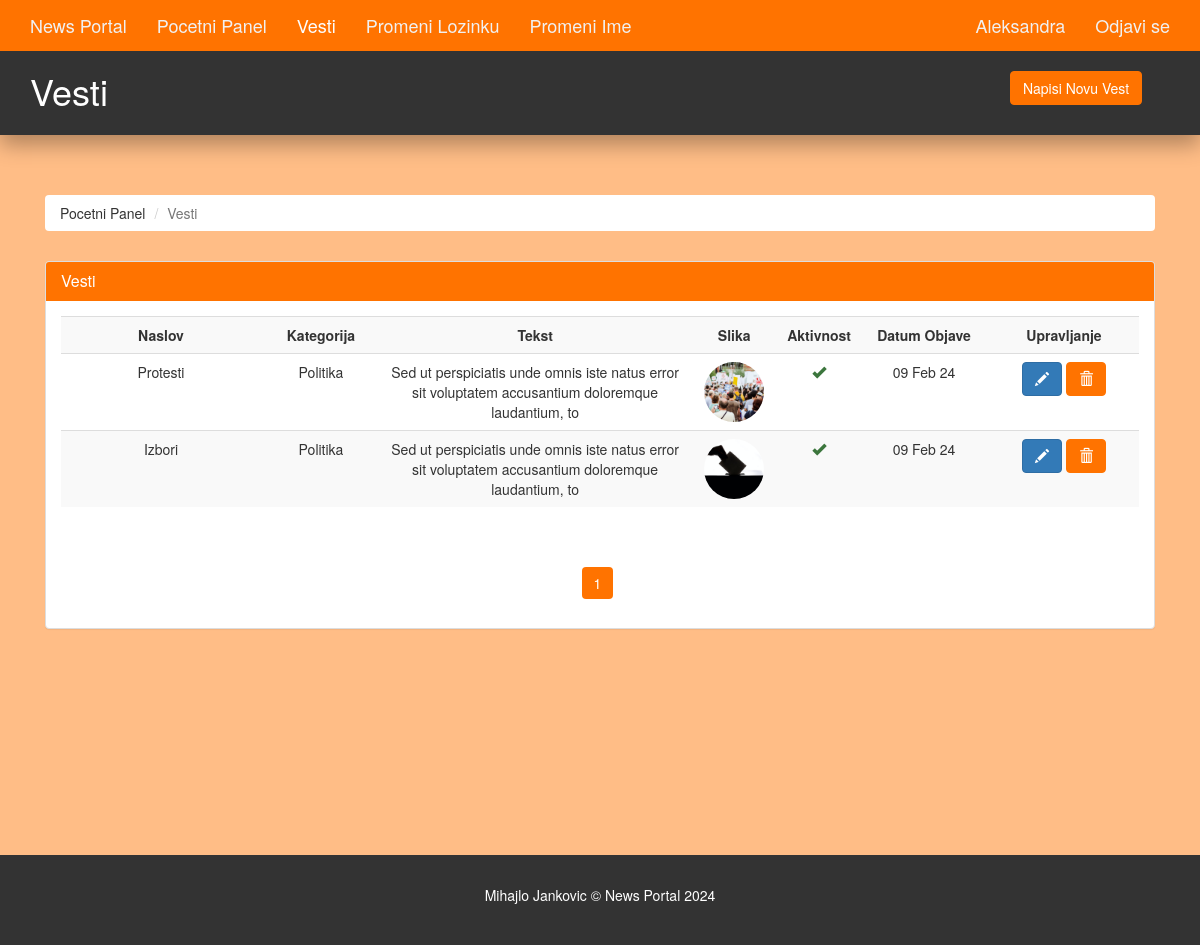
Screenshot of /author/articles.php (signed in) with the database file from the repository.
### tables this page shows
CREATE TABLE `article` (
  `article_id` int NOT NULL,
  `category_id` int NOT NULL,
  `author_id` int NOT NULL,
  `article_title` varchar(250) NOT NULL,
  `article_image` varchar(200) NOT NULL,
  `article_description` text NOT NULL,
  `article_date` date NOT NULL,
  `article_trend` tinyint NOT NULL,
  `article_active` tinyint NOT NULL,
  `likes` int DEFAULT '0',
  `article_hashtags` varchar(255) NOT NULL DEFAULT '',
  `dislikes` int DEFAULT '0'
);

CREATE TABLE `category` (
  `category_id` int NOT NULL,
  `category_name` varchar(45) NOT NULL,
  `category_color` varchar(35) NOT NULL,
  `category_image` varchar(250) NOT NULL,
  `category_description` varchar(350) NOT NULL
);

### author/articles.php (the view, shortened to what this page needs)
<?php
  require('./includes/nav.inc.php');
?>
<section id="breadcrumb">
  <div class="container">
    <ol class="breadcrumb">
      <li><a href="./index.php">Pocetni Panel</a></li>
      <li class="active">Vesti</li>
    </ol>
  </div>
</section>
<section id="main">
  <div class="container">
    <div class="col-md-12">
      <?php
       $limit = 10;
       $page = isset($_GET['page']) ? $_GET['page'] : 1;
       $offset = ($page - 1) * $limit;
       $sql = "SELECT article.article_title,
               article.article_id,
               article.article_date,
               article.article_image,
               article.article_active,
               article.article_description,
               category.category_name
               FROM article, category
               WHERE article.author_id = {$author_id}
               AND article.category_id = category.category_id
               ORDER BY article.article_date DESC, article.article_id DESC
               LIMIT {$offset}, {$limit}";
       $result = mysqli_query($con, $sql);
       $row = mysqli_num_rows($result);
      ?>
      <div class="panel panel-default">
        <div class="panel-heading main-color-bg">
          <h3 class="panel-title">Vesti</h3>
        </div>
        <div class="panel-body">
          <table class="table table-striped table-hover article-table">
            <tr>
              <th style="min-width: 200px">Naslov</th>
              <th style="min-width: 120px">Kategorija</th>
              <th style="min-width: 250px">Tekst</th>
              <th style="min-width: 90px">Slika</th>
              <th style="min-width: 50px">Aktivnost</th>
              <th style="min-width: 130px">Datum Objave</th>
              <th style="min-width: 150px">Upravljanje</th>
            </tr>
            <?php
                if($row > 0) {
                  while($data = mysqli_fetch_assoc($result)) {
                    $category_name = $data['category_name'];
                    $article_id = $data['article_id'];
                    $article_title = $data['article_title'];
                    $article_desc = $data['article_description'];
                    $article_image = $data['article_image'];
                    $article_date = $data['article_date'];
                    $article_active = $data['article_active'];
                    $article_desc = substr($article_desc,0,100);
                    $article_date = date("d M y",strtotime($article_date));
                    echo '
                      <tr>
                        <td>
                          '.$article_title.'
                        </td>
                        <td>
                          '.$category_name.'
                        </td>
                        <td>
                          '.$article_desc.'
                        </td>
                        <td>
                          <img src="../assets/images/articles/'.$article_image.'" />
                        </td>
                        <td>';
                        if($article_active > 0) {
                          echo '<span class="glyphicon glyphicon-ok text-success"></span>';
                        }
                        else {
                          echo '<span class="glyphicon glyphicon-remove text-danger"></span>';
                        }
                        echo '
                        </td>
                        <td>
                          '.$article_date.'
                        </td>
                        <td>
                          <a class="btn btn-primary" href="./edit-article.php?id='.$article_id.'">
                            <span class="glyphicon glyphicon-pencil"></span>
                          </a>
                          <a class="btn btn-danger" href="javascript:deleteConfirm('.$article_id.')">
                            <span class="glyphicon glyphicon-trash"></span>
                          </a>
                        </td>
                      </tr>
                    ';
                  }
                }
              ?>
          </table>
        </div>
        <div class="text-center">
          <ul class="pagination pg-red">
            <?php
              $paginationQuery = "SELECT * FROM article WHERE author_id = $author_id ";
              $paginationResult = mysqli_query($con, $paginationQuery);
              if(mysqli_num_rows($paginationResult) > 0) {
                $total_articles = mysqli_num_rows($paginationResult);
                $total_page = ceil($total_articles / $limit);
                for($i = 1; $i <= $total_page; $i++) {
                  $active = "";
                  if($i == $page) {
                    $active = "active";
                  }
                  echo '<li class="page-item '.$active.'"><a href="./articles.php?page='.$i.'" class="page-link">'.$i.'</a></li>';
                }
              }
            ?>
          </ul>
        </div>
      </div>
    </div>
  </div>
</section>
<?php
  require('./includes/footer.inc.php')
?>

### assets/css/admin/style.css (style rules this page uses)
body { background: #ffbd86; }
.btn-danger { color: #fff; background-color: #ff7300; border-color: #ff7300; }
.main-color-bg { background-color: #ff7300 !important; border-color: #ff7300 !important; color: #ffffff !important; }
.breadcrumb { margin: 30px 15px; background: #fff; color: #333333; }
.breadcrumb a { color: #333333; }
.article-table td img { border-radius: 50%; object-fit: cover; height: 6rem; width: 6rem; }
.article-table th, .article-table td { text-align: center; }
.pagination>li>a, .pagination>li>span { border-radius: var(--border-radius); margin: 5px; border: none; color: #ff7300; cursor: pointer; }
.pagination>.active>a, .pagination>.active>a:focus, .pagination>.active>a:hover, .pagination>.active>span, .pagination>.active>span:focus, .pagination>.active>span:hover { z-index: 3; color: #fff; cursor: default; background-color: #ff7300; border-color: none; }
#main { min-height: 70.5vh; }

### assets/css/partials/1-variables.css (style rules this page uses)
:root { --primary-color: #ff7300; --secondary-color: #f99500; --light-color: #f1f1f1; --dark-color: #50514f; --black-color: #333333; --tag-trend-color: #fa163f; --tag-yellow-color: #ffbe0b; --tag-purple-color: #8338ec; --tag-blue-color: #3a86ff; --tag-green-color: #00ff73; --tag-orange-color: #bb5700; --tag-pink-color: #ff0a54; --tag-brown-color: #663f3f; --tag-red-color: #ff0000; --tag-black-color: #000000; --tag-dark-color: #000083; --tag-mint-color: #00e8d1; --hover-color: #ee4444; --active-color: #b90615; --ts-vs: 0.56rem; --ts-sml: 0.8rem; --ts-md: 1.1rem; --ts-lg: 1.25rem; --hs-vs: 1.3rem; --hs-sml: 2rem; --hs-md: 2.5rem; --hs-lg: 3rem; --ff-monts: "Montserrat", sans-serif; --ff-nunito: "Nunito Sans", sans-serif; --ff-noto: "Noto Serif", serif; --ff-robo: "Roboto", sans-serif; --border-radius: 5px; }

### rows the page displays
article: article_title "Protesti", category.category_name "Politika", article_description "Sed ut perspiciatis unde omnis iste natus error sit voluptatem accusantium doloremque laudantium, to", article_image (picture), article_active 1 (drawn), article_date "09 Feb 24"
article: article_title "Izbori", category.category_name "Politika", article_description "Sed ut perspiciatis unde omnis iste natus error sit voluptatem accusantium doloremque laudantium, to", article_image (picture), article_active 1 (drawn), article_date "09 Feb 24"

### other values shown
$author_name "Aleksandra"
$page_title "Vesti"
